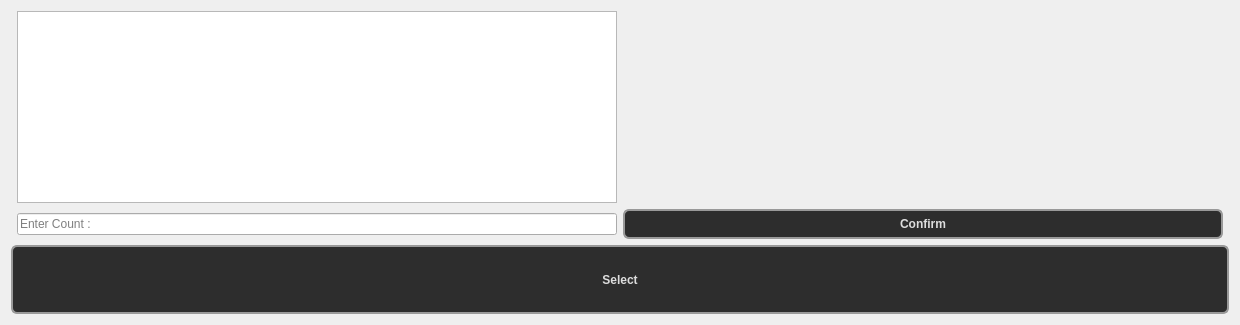
      <widget class="QWidget" name="tab">
       <attribute name="title">
        <string>ObJect_Detection</string>
       </attribute>
       <layout class="QGridLayout" name="gridLayout_4">
        <item row="1" column="1">
         <widget class="QLineEdit" name="lineEdit">
          <property name="placeholderText">
           <string>Enter Count :</string>
          </property>
         </widget>
        </item>
        <item row="0" column="1">
         <widget class="QListWidget" name="listWidget">
          <property name="sizePolicy">
           <sizepolicy hsizetype="Expanding" vsizetype="Expanding">
            <horstretch>0</horstretch>
            <verstretch>0</verstretch>
           </sizepolicy>
          </property>
          <property name="minimumSize">
           <size>
            <width>600</width>
            <height>0</height>
           </size>
          </property>
          <property name="maximumSize">
           <size>
            <width>16777215</width>
            <height>16777215</height>
           </size>
          </property>
         </widget>
        </item>
        <item row="2" column="0" colspan="4">
         <widget class="QPushButton" name="objectdetect">
          <property name="minimumSize">
           <size>
            <width>0</width>
            <height>69</height>
           </size>
          </property>
          <property name="styleSheet">
           <string notr="true">QPushButton {
    background-color: #2d2d2d;          /* same tone as slider sub-page */
    border: 2px solid #999;             /* metallic border like slider lever */
    border-radius: 6px;
    padding: 6px 12px;
    color: #dddddd;
    font-weight: bold;
}

/* Hover effect: subtle brightness increase */
QPushButton:hover {
    background-color: #3a3a3a;
    border-color: #ccc;
}

QPushButton:pressed {
    background: qlineargradient(x1:0, y1:0, x2:0, y2:1,
        stop:0 #1a1a2a, stop:0.5 #0a0a1a, stop:1 #00000a);
    color: #a0a0ff;
    border: 2px solid #5555ff;
    text-shadow: 0px 0px 8px rgba(100, 100, 255, 0.7);
    box-shadow: 0px 0px 15px rgba(100, 100, 255, 0.4);
}</string>
          </property>
          <property name="text">
           <string>Select</string>
          </property>
         </widget>
        </item>
        <item row="0" column="2">
         <widget class="QLabel" name="Object_Label">
          <property name="sizePolicy">
           <sizepolicy hsizetype="Expanding" vsizetype="Expanding">
            <horstretch>0</horstretch>
            <verstretch>0</verstretch>
           </sizepolicy>
          </property>
          <property name="minimumSize">
           <size>
            <width>600</width>
            <height>0</height>
           </size>
          </property>
          <property name="text">
           <string/>
          </property>
         </widget>
        </item>
        <item row="1" column="2">
         <widget class="QPushButton" name="pushButton_2">
          <property name="styleSheet">
           <string notr="true">QPushButton {
    background-color: #2d2d2d;          /* same tone as slider sub-page */
    border: 2px solid #999;             /* metallic border like slider lever */
    border-radius: 6px;
    padding: 6px 12px;
    color: #dddddd;
    font-weight: bold;
}

/* Hover effect: subtle brightness increase */
QPushButton:hover {
    background-color: #3a3a3a;
    border-color: #ccc;
}

QPushButton:pressed {
    background: qlineargradient(x1:0, y1:0, x2:0, y2:1,
        stop:0 #1a1a2a, stop:0.5 #0a0a1a, stop:1 #00000a);
    color: #a0a0ff;
    border: 2px solid #5555ff;
    text-shadow: 0px 0px 8px rgba(100, 100, 255, 0.7);
    box-shadow: 0px 0px 15px rgba(100, 100, 255, 0.4);
}</string>
          </property>
          <property name="text">
           <string>Confirm</string>
          </property>
         </widget>
        </item>
       </layout>
      </widget>
